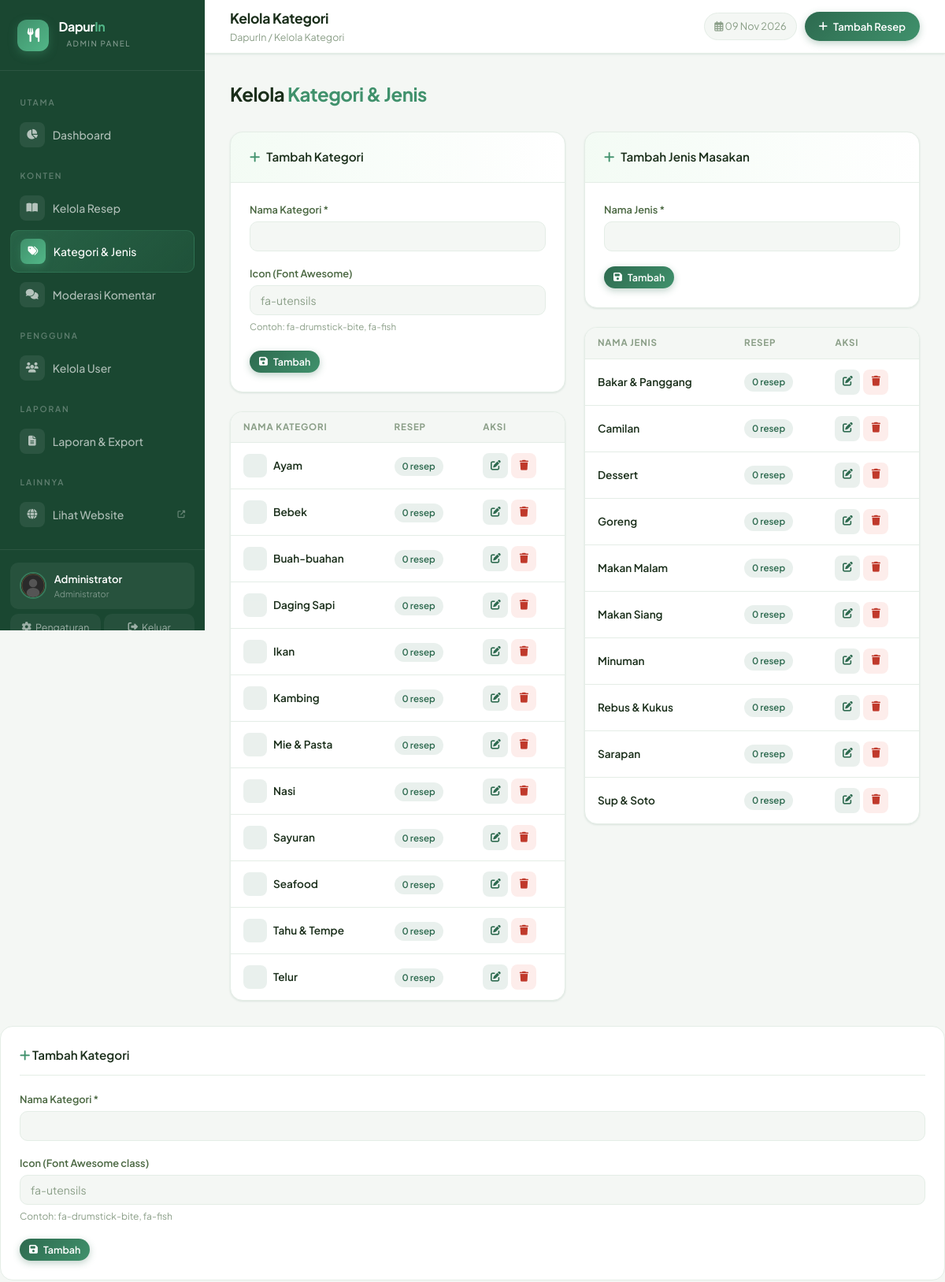
The page /admin/kelola-kategori.php (signed in, upper part) on the database as committed earlier.
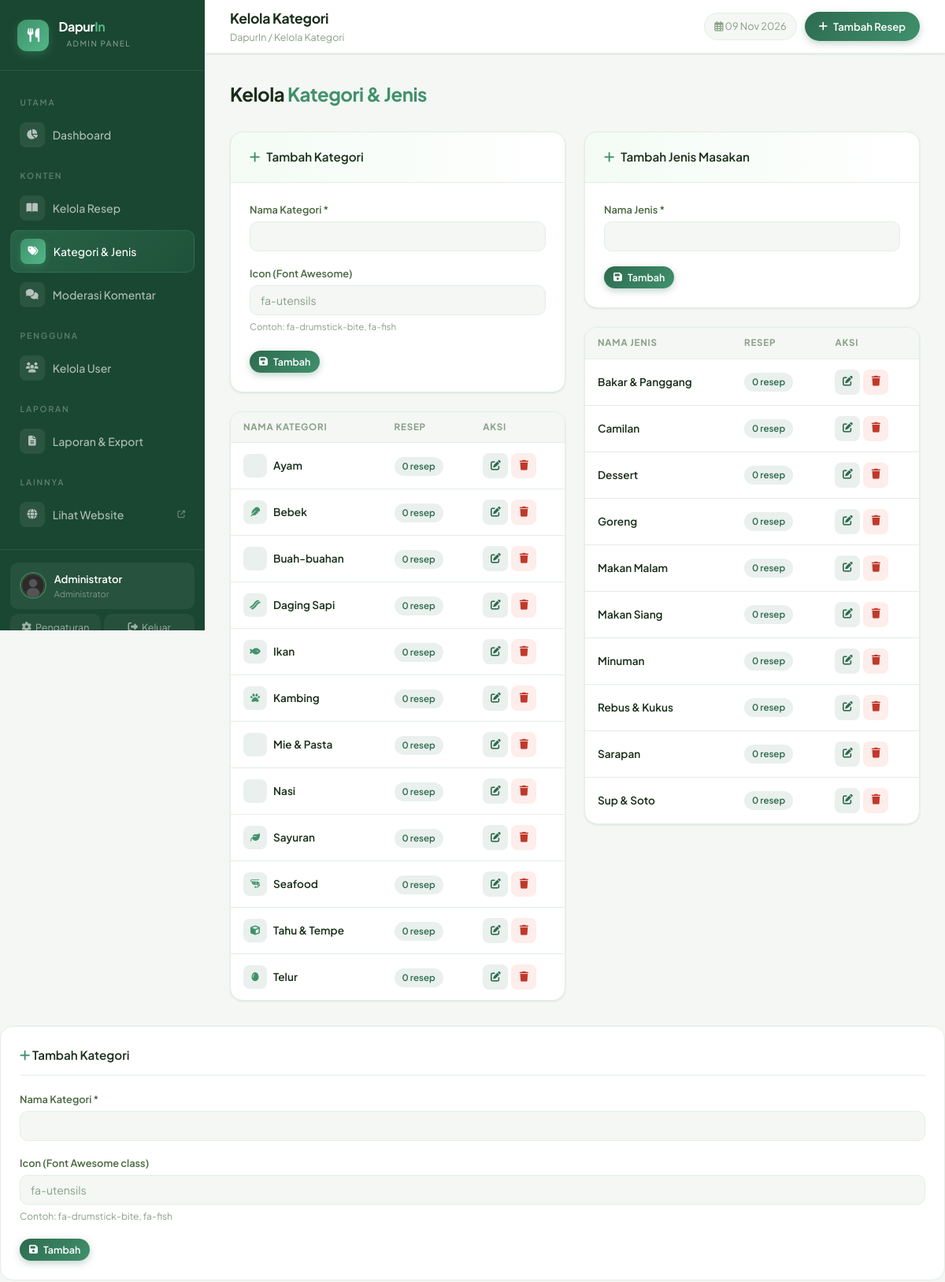
The same page on the database as committed later.
### tables this page shows
CREATE TABLE `kategori` (
    `id` INT(11) UNSIGNED NOT NULL AUTO_INCREMENT,
    `nama_kategori` VARCHAR(100) NOT NULL,
    `slug` VARCHAR(100) NOT NULL UNIQUE,
    `icon` VARCHAR(10) DEFAULT '🍽️',
    `created_at` TIMESTAMP DEFAULT CURRENT_TIMESTAMP,
    PRIMARY KEY (`id`)
);

### admin/kelola-kategori.php (the view, shortened to what the changed rows need)
<?php
require_once 'includes/admin-header.php';
$kategori_list = mysqli_query($koneksi,
    "SELECT k.*, COUNT(r.id) as total_resep FROM kategori k
     LEFT JOIN resep r ON k.id=r.id_kategori GROUP BY k.id ORDER BY k.nama_kategori");
?>
<div class="page-header"><h1>Kelola <span>Kategori & Jenis</span></h1></div>
<div style="display:grid;grid-template-columns:1fr 1fr;gap:1.5rem;">
    <div>
        <div class="admin-card">
            <table class="admin-table">
                <thead><tr><th>Nama Kategori</th><th>Resep</th><th>Aksi</th></tr></thead>
                <tbody>
                <?php while ($k = mysqli_fetch_assoc($kategori_list)): ?>
                <tr>
                    <td>
                        <div style="display:flex;align-items:center;gap:8px;">
                            <div style="width:30px;height:30px;background:rgba(45,106,79,0.1);border-radius:8px;display:flex;align-items:center;justify-content:center;flex-shrink:0;">
                                <i class="fas <?= htmlspecialchars($k['icon']??'fa-tag') ?>" style="color:var(--green-3);font-size:0.75rem;"></i>
                            </div>
                            <span style="font-size:0.85rem;font-weight:600;color:var(--text-1);"><?= htmlspecialchars($k['nama_kategori']) ?></span>
                        </div>
                    </td>
                    <td><span class="badge badge-user"><?= $k['total_resep'] ?> resep</span></td>
                    <td>
                        <div style="display:flex;gap:4px;">
                            <a href="?aksi=edit-form-kategori&id=<?= $k['id'] ?>" class="btn-action btn-action-edit"><i class="fas fa-edit"></i></a>
                            <a href="?aksi=hapus-kategori&id=<?= $k['id'] ?>" class="btn-action btn-action-delete"
                               onclick="return confirm('Yakin hapus kategori ini?')"><i class="fas fa-trash"></i></a>
                        </div>
                    </td>
                </tr>
                <?php endwhile; ?>
                </tbody>
            </table>
        </div>
    </div>
    <div>
        <div class="admin-card">
            <table class="admin-table">
                <thead><tr><th>Nama Jenis</th><th>Resep</th><th>Aksi</th></tr></thead>
            </table>
        </div>
    </div>
</div>
<?php require_once 'includes/admin-footer.php'; ?>
<?php require_once 'includes/admin-footer.php'; ?>

Rows that differ between the two databases and show on the page:
changed kategori "Bebek": icon "🦆" → "fa-feather" (drawn)
changed kategori "Daging Sapi": icon "🥩" → "fa-bacon" (drawn)
changed kategori "Ikan": icon "🐟" → "fa-fish" (drawn)
changed kategori "Kambing": icon "🐑" → "fa-paw" (drawn)
changed kategori "Sayuran": icon "🥦" → "fa-leaf" (drawn)
changed kategori "Seafood": icon "🦐" → "fa-shrimp" (drawn)
changed kategori "Tahu & Tempe": icon "🟫" → "fa-cube" (drawn)
changed kategori "Telur": icon "🥚" → "fa-egg" (drawn)
